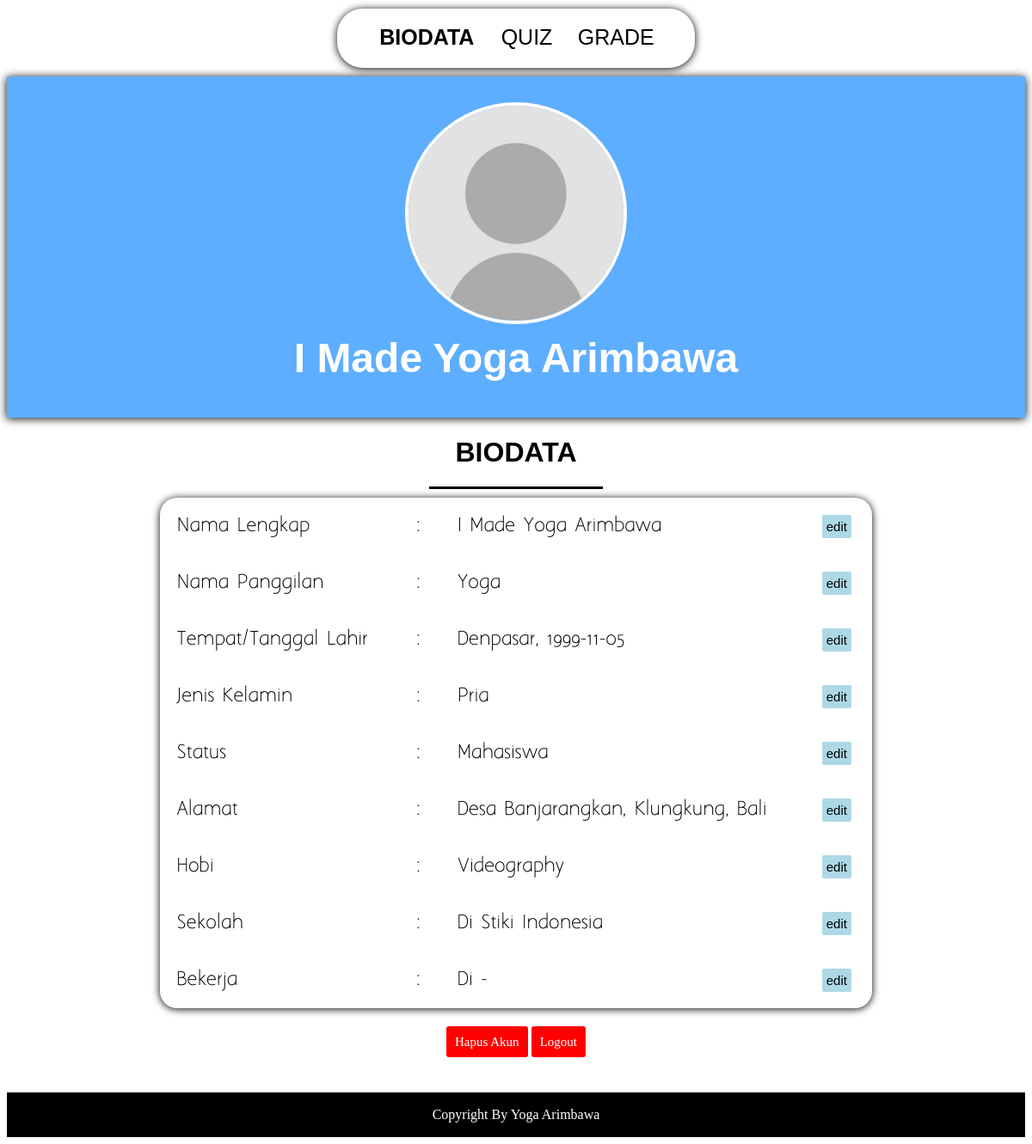
The page /biodata.php (signed in) on the database its author committed.
### tables this page shows
CREATE TABLE IF NOT EXISTS `biodata` (
  `username` varchar(50) NOT NULL,
  `password` varchar(500) NOT NULL,
  `profil` varchar(50) DEFAULT NULL,
  `nama_lengkap` varchar(100) NOT NULL,
  `nama_panggilan` varchar(20) NOT NULL,
  `tempat_lahir` varchar(50) DEFAULT NULL,
  `tanggal_lahir` date DEFAULT NULL,
  `jenis_kelamin` varchar(15) NOT NULL,
  `status` varchar(15) NOT NULL,
  `alamat_desa` varchar(50) NOT NULL,
  `alamat_kabupaten` varchar(50) NOT NULL,
  `alamat_provinsi` varchar(50) NOT NULL,
  `hobi` varchar(50) DEFAULT NULL,
  `sekolah` varchar(50) DEFAULT NULL,
  `bekerja` varchar(50) DEFAULT NULL
);

### biodata.php (the view, shortened to what this page needs)
<?php
	include('koneksi.php');
	$username=$_SESSION['username'];
	$query="SELECT *FROM biodata WHERE username='$username'";
	$data=mysqli_query($conn, $query);
	while ($rows=mysqli_fetch_array($data)) {
		?>
<!DOCTYPE html>
<html>
<head>
	<link rel="stylesheet" type="text/css" href="style_biodata.css">
</head>
<body>
<header align="center" >
	<table align="center" class="header">
		<tr>
			<td><a class="aktif" class="header" href="biodata.php">BIODATA</a></td>
			<td><a class="header" href="quiz.php">QUIZ</a></td>
			<td><a class="header" href="grade.php">GRADE</a></td>
		</tr>
	</table>
</header>
<main>
<div class="body_profil">
	<br><br>
	<a href="masukan_profil.php"><img class="imgcircle" src="profil/<?php echo $rows['profil']; ?>" width="250" style=" " /></a>
	<h1 style="color: white"><?php echo $rows['nama_lengkap']; ?></h1>
	<br><br>
</div>
<div class="biodata">
	<h1>BIODATA</h1>
	<hr size="3" color="black" width="200" />
	<table class="isi" align="center" cellpadding="20" cellspacing="0">
		<tr>
			<td>Nama Lengkap</td>
			<td>:</td>
			<td class="tulis-jalan"><?php echo $rows['nama_lengkap']; ?></td>
			<td><a href="edit.php?nd=Nama Lengkap&f=nama_lengkap&vd=<?php echo $rows['nama_lengkap']; ?>">edit</a></td>
		</tr>
		<tr>
			<td>Nama Panggilan</td>
			<td>:</td>
			<td class="tulis-jalan"><?php echo $rows['nama_panggilan']; ?></td>
			<td><a href="edit.php?nd=Nama Panggilan&f=nama_panggilan&vd=<?php echo $rows['nama_panggilan']; ?>">edit</a></td>
		</tr>
		<tr>
			<td>Tempat/Tanggal Lahir</td>
			<td>:</td>
			<td class="tulis-jalan"><?php echo $rows['tempat_lahir'],', ',$rows['tanggal_lahir']; ?></td>
			<td><a href="edit_ttl.php?nd=Tempat/Tanggal Lahir&vd=<?php echo $rows['tempat_lahir'],', ',$rows['tanggal_lahir']; ?>">edit</a></td>
		</tr>
		<tr>
			<td>Jenis Kelamin</td>
			<td>:</td>
			<td class="tulis-jalan"><?php echo $rows['jenis_kelamin']; ?></td>
			<td><a href="edit_jenis_kelamin.php?nd=Jenis Kelamin&vd=<?php echo $rows['jenis_kelamin']; ?>">edit</a></td>
		</tr>
		<tr>
			<td>Status</td>
			<td>:</td>
			<td class="tulis-jalan"><?php echo $rows['status']; ?></td>
			<td><a href="edit_status.php?nd=Status&vd=<?php echo $rows['status']; ?>">edit</a></td>
		</tr>
		<tr>
			<td>Alamat</td>
			<td>:</td>
			<td class="tulis-jalan"><?php echo 'Desa ', $rows['alamat_desa'],', ',$rows['alamat_kabupaten'],', ',$rows['alamat_provinsi']; ?></td>
			<td><a href="edit_alamat.php?nd=Alamat&vd=<?php echo 'Desa ', $rows['alamat_desa'],', ',$rows['alamat_kabupaten'],', ',$rows['alamat_provinsi']; ?>">edit</a></td>
		</tr>
		<tr>
			<td>Hobi</td>
			<td>:</td>
			<td class="tulis-jalan"><?php echo $rows['hobi']; ?></td>
			<td><a href="edit.php?nd=Hobi&f=hobi&vd=<?php echo $rows['hobi']; ?>">edit</a></td>
		</tr>
		<tr>
			<td>Sekolah</td>
			<td>:</td>
			<td class="tulis-jalan"><?php echo 'Di ', $rows['sekolah']; ?></td>
			<td><a href="edit.php?nd=Sekolah&f=sekolah&vd=<?php echo $rows['sekolah']; ?>">edit</a></td>
		</tr>
		<tr>
			<td>Bekerja</td>
			<td>:</td>
			<td class="tulis-jalan"><?php echo 'Di ', $rows['bekerja']; ?></td>
			<td><a href="edit.php?nd=Tempat Kerja&f=bekerja&vd=<?php echo $rows['bekerja']; ?>">edit</a></td>
		</tr>
	</table>
</div>
<div align="center">
<a class="link" href="hapus_akun.php" onclick="return confirm('Anda yakin?')" >Hapus Akun</a>
<a class="link" href="logout.php">Logout</a>
</div>
</main>
<footer>
	<p>Copyright By Yoga Arimbawa</p>
</footer>
</body>
</html>
<?php
	}
 ?>

### style_biodata.css (style rules this page uses)
body { height: 100%; }
main { margin: 0px; margin-bottom: 50px; padding: 0; height: 100%; background-color: white; min-height: 100%; }
.imgcircle { border-style: solid; border-width: 4px; border-radius: 50%; border-color: white; }
.body_profil { line-height: 15px; font-family: arial; font-size: x-large; text-align: center; background-color: #5eaeff; box-shadow: 0px 1px 10px black; }
h1 { text-align: center; }
.biodata { font-family: arial; text-align: left; }
table.isi { margin: 10px auto; margin-bottom: 30px; border: 2px; border-radius: 20px; width: 70%; background-color: white; box-shadow: 0px 1px 10px black; }
td { font-family: "AAA"; font-size: 20px; }
td a { font-family: "arial"; font-size: 15px; border-radius: 2px; padding: 5px; background-color: lightblue; text-decoration: none; color: black; }
.link { margin-top: 50px; font-size: 15px; border-radius: 3px; padding: 10px; background-color: red; text-decoration: none; color: white; }
footer { background-color: black; color: white; text-align: center; padding: 1px; }
header { border-radius: 30px; margin: 10px auto; padding: 30px; width: 30%; line-height: 0px; background-color: white; box-shadow: 0px 1px 10px black; }
table.header { margin: 0px; width: 100%; }
a.header { font-family: "arial"; font-size: 25px; background-color: transparent; text-decoration: none; }
.aktif { font-weight: bold; font-family: "arial"; font-size: 25px; background-color: transparent; text-decoration: none; }

### rows shown on the page
biodata: profil (picture), nama_lengkap "I Made Yoga Arimbawa", nama_panggilan "Yoga", tempat_lahir "Denpasar", tanggal_lahir "1999-11-05", jenis_kelamin "Pria", status "Mahasiswa", alamat_desa "Banjarangkan", alamat_kabupaten "Klungkung", alamat_provinsi "Bali", hobi "Videography", sekolah "Stiki Indonesia", bekerja "-"
